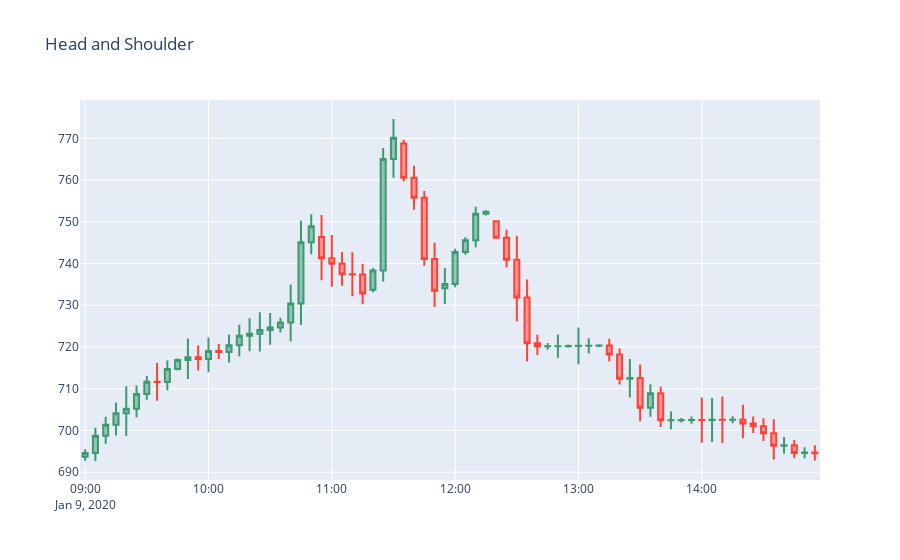

Notebook code for this chart:
### Code cell
dfc = df1.iloc[360:360+72]
draw_candlesticks(dfc,'Head and Shoulder',xaxis_rangeslider_visible=False)
